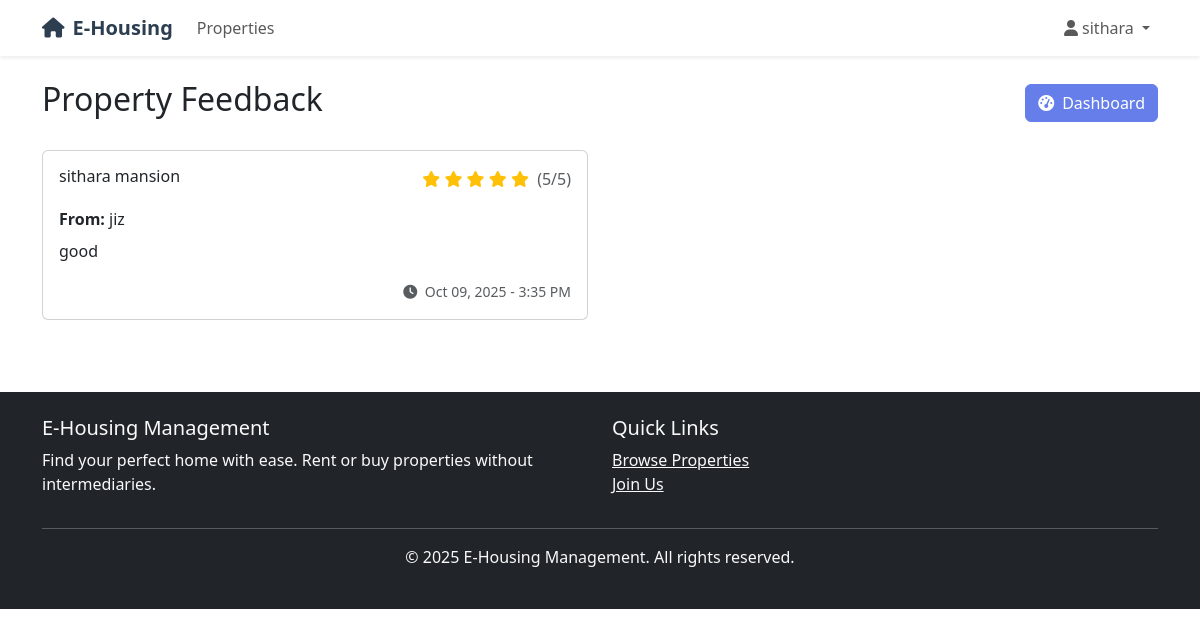
Screenshot of /communications/view-feedback/ (signed in) with the database file from the repository.
### accounts/models.py (models this page shows, shortened)
class User(AbstractUser):
    USER_TYPES = (
        ('buyer', 'Buyer/Tenant'),
        ('owner', 'Property Owner'),
        ('admin', 'Administrator'),
    )
    user_type = models.CharField(max_length=10, choices=USER_TYPES, default='buyer')
    is_approved = models.BooleanField(default=False)
    email = models.EmailField(unique=True)

### communications/models.py (models this page shows, shortened)
class Feedback(models.Model):
    RATING_CHOICES = (
        (1, '1 Star'),
        (2, '2 Stars'),
        (3, '3 Stars'),
        (4, '4 Stars'),
        (5, '5 Stars'),
    )
    user = models.ForeignKey(User, on_delete=models.CASCADE, related_name='feedbacks')
    property = models.ForeignKey(Property, on_delete=models.CASCADE, related_name='feedbacks')
    rating = models.IntegerField(choices=RATING_CHOICES)
    comment = models.TextField(blank=True)
    created_at = models.DateTimeField(auto_now_add=True)
    class Meta:
        ordering = ['-created_at']
        unique_together = ['user', 'property']  # One feedback per user per property

### properties/models.py (models this page shows, shortened)
class Property(models.Model):
    PROPERTY_TYPES = (
        ('rent', 'For Rent'),
        ('sell', 'For Sale'),
    )
    PROPERTY_CATEGORIES = (
        ('apartment', 'Apartment'),
        ('house', 'House'),
        ('villa', 'Villa'),
        ('studio', 'Studio'),
        ('room', 'Room'),
        ('commercial', 'Commercial'),
    )
    owner = models.ForeignKey(User, on_delete=models.CASCADE, related_name='properties')
    title = models.CharField(max_length=200)
    description = models.TextField()
    property_type = models.CharField(max_length=10, choices=PROPERTY_TYPES)
    category = models.CharField(max_length=20, choices=PROPERTY_CATEGORIES)
    price = models.DecimalField(max_digits=12, decimal_places=2)
    bedrooms = models.PositiveIntegerField(default=1)
    bathrooms = models.PositiveIntegerField(default=1)
    area = models.PositiveIntegerField(help_text='Area in square feet')
    address = models.TextField()
    city = models.CharField(max_length=100)
    state = models.CharField(max_length=100)
    pincode = models.CharField(max_length=10)
    is_approved = models.BooleanField(default=False)
    is_available = models.BooleanField(default=True)
    created_at = models.DateTimeField(auto_now_add=True)
    updated_at = models.DateTimeField(auto_now=True)
    parking = models.BooleanField(default=False)
    furnished = models.BooleanField(default=False)
    balcony = models.BooleanField(default=False)
    gym = models.BooleanField(default=False)
    swimming_pool = models.BooleanField(default=False)
    class Meta:
        ordering = ['-created_at']
        verbose_name_plural = 'Properties'

### communications/views.py (the view)
# urls.py: path('view-feedback/', views.view_feedback, name='view_feedback'),
@login_required
def view_feedback(request):
    if request.user.user_type != 'owner':
        messages.error(request, 'Access denied.')
        return redirect('home')
    feedback = Feedback.objects.filter(property__owner=request.user).order_by('-created_at')
    paginator = Paginator(feedback, 15)
    page_number = request.GET.get('page')
    feedback = paginator.get_page(page_number)
    return render(request, 'communications/view_feedback.html', {'feedback': feedback})

### templates/communications/view_feedback.html (shortened to what this page needs)
{% extends 'base.html' %}
{% block content %}
<div class="container mt-4">
    <div class="d-flex justify-content-between align-items-center mb-4">
        <h2>Property Feedback</h2>
        <a href="{% url 'accounts:owner_dashboard' %}" class="btn btn-primary">
            <i class="fas fa-tachometer-alt me-2"></i>Dashboard
        </a>
    </div>
    {% if feedback %}
        <div class="row">
            {% for fb in feedback %}
                <div class="col-lg-6 mb-4">
                    <div class="card">
                        <div class="card-body">
                            <div class="d-flex justify-content-between align-items-start mb-3">
                                <h6 class="card-title mb-0">{{ fb.property.title }}</h6>
                                <div class="rating text-warning">
                                    {% for i in "12345" %}
                                        {% if forloop.counter <= fb.rating %}
                                            <i class="fas fa-star"></i>
                                        {% else %}
                                            <i class="far fa-star"></i>
                                        {% endif %}
                                    {% endfor %}
                                    <span class="ms-1 text-muted">({{ fb.rating }}/5)</span>
                                </div>
                            </div>
                            <div class="mb-2">
                                <strong>From:</strong> {{ fb.user.username }}
                            </div>
                            {% if fb.comment %}
                                <p class="card-text">{{ fb.comment }}</p>
                            {% else %}
                                <p class="text-muted fst-italic">No additional comments provided.</p>
                            {% endif %}
                            <div class="text-end">
                                <small class="text-muted">
                                    <i class="fas fa-clock me-1"></i>
                                    {{ fb.created_at|date:"M d, Y - g:i A" }}
                                </small>
                            </div>
                        </div>
                    </div>
                </div>
            {% endfor %}
        </div>
    {% endif %}
</div>
{% endblock %}

### templates/base.html (shortened to what this page needs)
<!DOCTYPE html>
<html lang="en">
<head>
    <link href="https://cdn.jsdelivr.net/npm/bootstrap@5.3.0/dist/css/bootstrap.min.css" rel="stylesheet">
    <link href="https://cdnjs.cloudflare.com/ajax/libs/font-awesome/6.0.0/css/all.min.css" rel="stylesheet">
</head>
<body>
    <nav class="navbar navbar-expand-lg navbar-light bg-white shadow-sm">
        <div class="container">
            <a class="navbar-brand" href="{% url 'home' %}">
                <i class="fas fa-home me-2"></i>E-Housing
            </a>
            <div class="collapse navbar-collapse" id="navbarNav">
                <ul class="navbar-nav me-auto">
                    <li class="nav-item">
                        <a class="nav-link" href="{% url 'properties:list' %}">Properties</a>
                    </li>
                </ul>
                <ul class="navbar-nav">
                    {% if user.is_authenticated %}
                        <li class="nav-item dropdown">
                            <a class="nav-link dropdown-toggle" href="#" id="navbarDropdown" role="button" data-bs-toggle="dropdown">
                                <i class="fas fa-user me-1"></i>{{ user.username }}
                            </a>
                        </li>
                    {% endif %}
                </ul>
            </div>
        </div>
    </nav>
    <main>
        {% block content %}
        {% endblock %}
    </main>
    <footer class="bg-dark text-light py-4 mt-5">
        <div class="container">
            <div class="row">
                <div class="col-md-6">
                    <h5>E-Housing Management</h5>
                    <p>Find your perfect home with ease. Rent or buy properties without intermediaries.</p>
                </div>
                <div class="col-md-6">
                    <h5>Quick Links</h5>
                    <ul class="list-unstyled">
                        <li><a href="{% url 'properties:list' %}" class="text-light">Browse Properties</a></li>
                        <li><a href="{% url 'accounts:register' %}" class="text-light">Join Us</a></li>
                    </ul>
                </div>
            </div>
            <hr>
            <div class="text-center">
                <p>&copy; 2025 E-Housing Management. All rights reserved.</p>
            </div>
        </div>
    </footer>
</body>
</html>

### templates/base.html (style rules this page uses)
.navbar-brand { font-weight: bold; color: #2c3e50 !important; }
.btn-primary { background-color: #667eea; border-color: #667eea; }
.rating { color: #ffc107; }

### rows the page displays
User: username "sithara"
Feedback: property "sithara mansion", rating "5", user.username "jiz", comment "good", created_at "Oct 09, 2025 - 3:35 PM"
